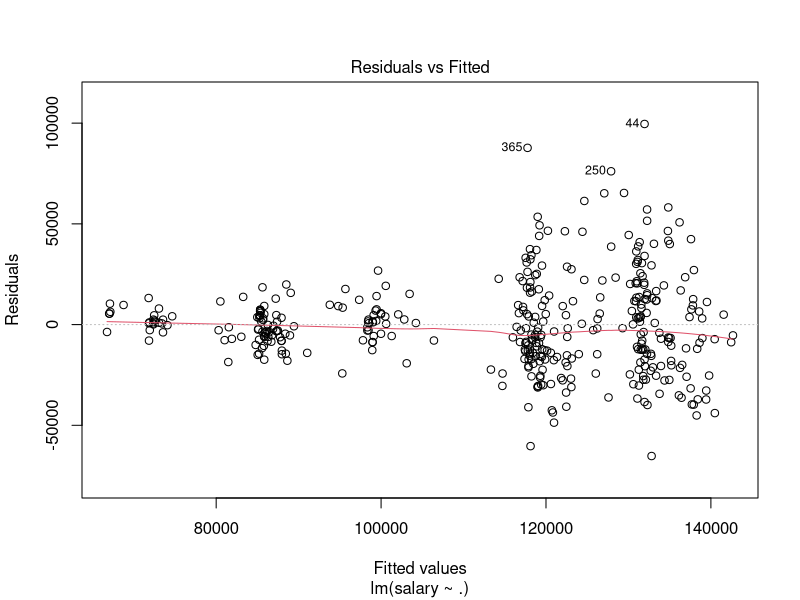
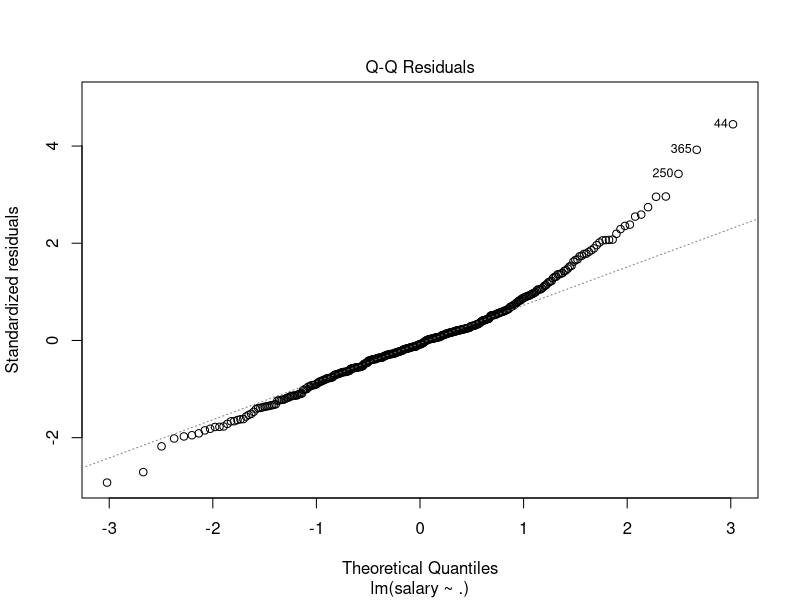
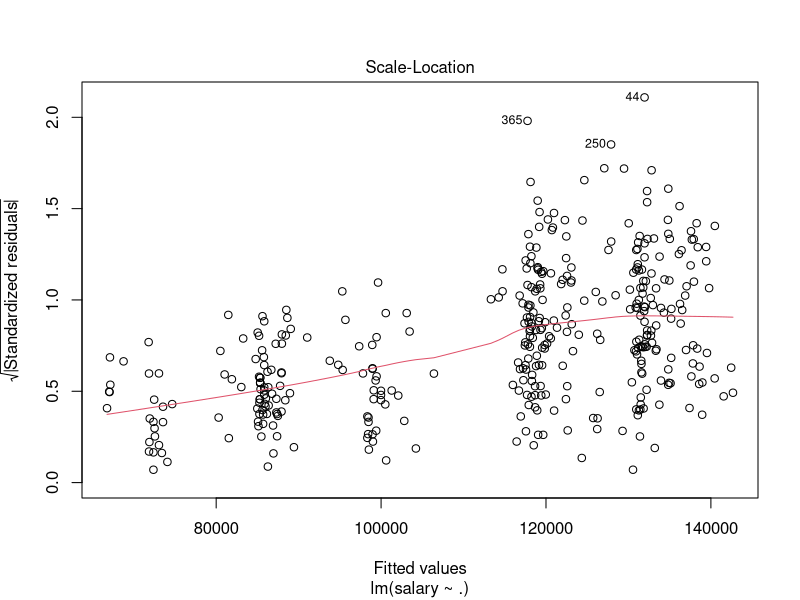
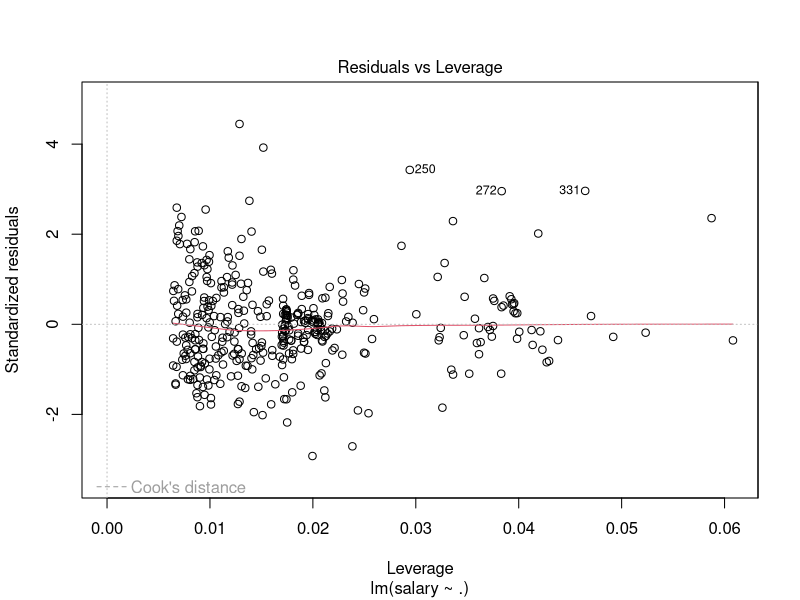

Here is the R script that generated these plots, in order: (Note: this script raises an error after producing the figures.)
library(car)
Salaries

df <- Salaries
#Full model
fit <- lm(salary ~ ., data = df)
summary(fit)

plot(fit)


library(car)
vif(fit)
#reduce parameters
step_fit <- step(fit, k = log(nrow(df)))
summary(step_fit)

#To test on unseen data

inTrain <- createDataPartition(df$salary, p = 0.8, list = F)
trainData <- df[inTrain,]
testData <- df[-inTrain,]

#Full model on train data
fit <- lm(salary ~ ., data = trainData)
summary(fit)

step_fit <- step(fit, k = log(nrow(trainData)))
summary(step_fit)

plot(step_fit)
#Let's see how it performs on unseen data (1 itteration)
pred <- predict.lm(step_fit, testData)
testData$pred <- pred

#How well did it do in this itteration?
cor(testData$pred, testData$salary)^2
